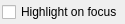
<?xml version="1.0" encoding="UTF-8"?>
<ui version="4.0">
 <class>ViewportUserOptions</class>
 <widget class="QWidget" name="ViewportUserOptions">
  <property name="enabled">
   <bool>true</bool>
  </property>
  <property name="geometry">
   <rect>
    <x>0</x>
    <y>0</y>
    <width>114</width>
    <height>22</height>
   </rect>
  </property>
  <property name="focusPolicy">
   <enum>Qt::ClickFocus</enum>
  </property>
  <property name="windowTitle">
   <string>Form</string>
  </property>
  <property name="autoFillBackground">
   <bool>true</bool>
  </property>
  <layout class="QVBoxLayout" name="verticalLayout">
   <property name="leftMargin">
    <number>2</number>
   </property>
   <property name="topMargin">
    <number>2</number>
   </property>
   <property name="rightMargin">
    <number>2</number>
   </property>
   <property name="bottomMargin">
    <number>2</number>
   </property>
   <item>
    <widget class="QCheckBox" name="cbFocusHighlight">
     <property name="text">
      <string>Highlight on focus</string>
     </property>
    </widget>
   </item>
  </layout>
 </widget>
 <resources/>
 <connections/>
 <slots>
  <signal>focusHighlightStatusChanged(bool)</signal>
 </slots>
</ui>
